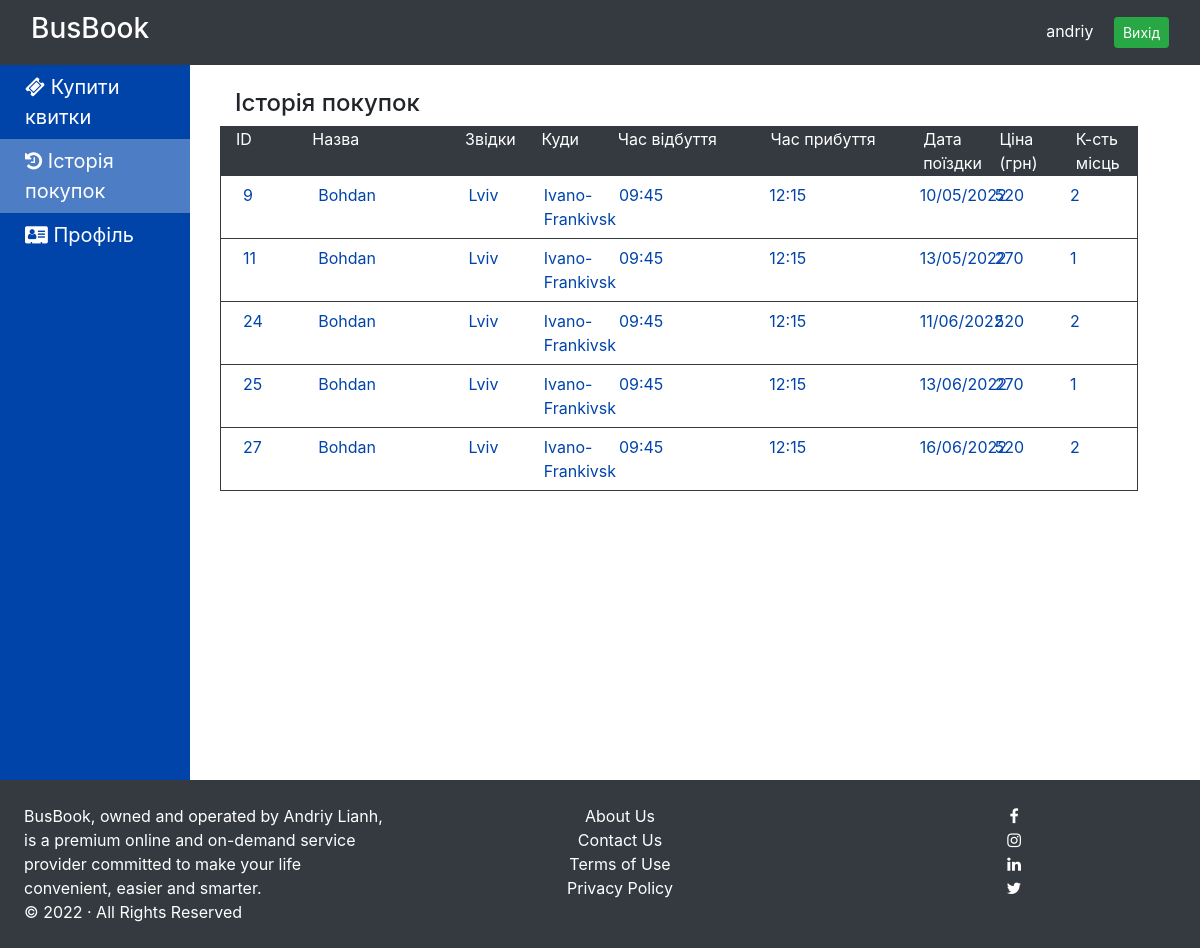
Screenshot of /history.php (signed in) with the database file from the repository.
### tables this page shows
CREATE TABLE `tickets` (
  `id` int(5) NOT NULL,
  `passenger_id` int(5) NOT NULL,
  `bus_id` int(5) NOT NULL,
  `jdate` varchar(25) NOT NULL,
  `seats` varchar(120) NOT NULL,
  `fare` int(10) NOT NULL
);

CREATE TABLE `buses` (
  `id` int(5) NOT NULL,
  `bname` varchar(25) NOT NULL,
  `bus_no` varchar(25) NOT NULL,
  `owner_id` int(5) NOT NULL,
  `from_loc` varchar(20) NOT NULL,
  `from_time` varchar(8) NOT NULL,
  `to_loc` varchar(20) NOT NULL,
  `to_time` varchar(8) NOT NULL,
  `fare` int(5) NOT NULL,
  `approved` tinyint(1) NOT NULL DEFAULT '0'
);

### history.php (the view, shortened to what this page needs)
<?php
include 'inc/basic_template.php';
t_header("Bus Ticket Booking &mdash; History");
t_login_nav();
t_sidebar();
?>
<div class="container">
    <h4>Історія покупок</h4>
<div class="table-con">
<div class="row">
    <div class="col-md-1">ID</div>
    <div class="col-md-2">Назва</div>
    <div class="col-md-1">Звідки</div>
    <div class="col-md-1">Куди</div>
    <div class="col-md-2">Час відбуття</div>
    <div class="col-md-2">Час прибуття</div>
    <div class="col-md-1">Дата поїздки</div>
    <div class="col-md-1">Ціна (грн)</div>
    <div class="col-md-1">К-сть місць</div>
</div>
<?php
$conn = initDB();
$query = "select t.id as t_id, t.jdate, t.fare, t.seats, b.id as bus_id, b.bname as bus_name,";
$query .= "b.from_loc, b.to_loc, b.from_time, b.to_time from tickets t, buses b where t.bus_id = b.id and t.passenger_id=" . $_SESSION['user']['id'];
$res = $conn->query($query);
if ($res->num_rows == 0) {
    echo '
    <div class="row">
        <div class="col-md-12">No Tickets</div>
    </div>';
}
else {
    while ($row = $res->fetch_assoc()) {
        echo '
        <div class="content row">
            <div class="col-md-1">' . $row["t_id"] . '</div>
            <div class="col-md-2">' . $row["bus_name"] . '</div>
            <div class="col-md-1">' . $row["from_loc"] . '</div>
            <div class="col-md-1">' . $row["to_loc"] . '</div>
            <div class="col-md-2">' . $row["from_time"] . '</div>
            <div class="col-md-2">' . $row["to_time"] . '</div>
            <div class="col-md-1">' . $row["jdate"] . '</div>
            <div class="col-md-1">' . $row["fare"] . '</div>
            <div class="col-md-1">'.count(unserialize($row["seats"])).'</div>
        </div>';
    }
}
?>
</div>
</div>
<?php
t_footer();
?>

### inc/basic_template.php (shortened to what this page needs)
<?php
function t_header($title) {
	echo '
<!DOCTYPE html>
<html>
<head>
  <title>'.$title.'</title>
  <link rel="stylesheet" type="text/css" href="css/bootstrap.min.css"/>
  <link rel="stylesheet" type="text/css" href="css/font-awesome.min.css"/>
  <link rel="stylesheet" type="text/css" href="css/style.css?'.date('his').'"/>
  <script type="text/javascript" src="https://ajax.googleapis.com/ajax/libs/jquery/3.4.1/jquery.min.js"></script>
  <script type="text/javascript" src="https://maxcdn.bootstrapcdn.com/bootstrap/3.4.1/js/bootstrap.min.js"></script>
</head>
<body>';
}
function t_login_nav() {
	echo '
<div class="navbar fixed-top navbar-default header">
<div class="container-fluid">
	<h3>BusBook</h3>
	<div class="navbar-right">'.$_SESSION['user']['uname'].'
		<a href="logout.php">
			<button class="btn btn-success ml-3 btn-sm">Вихід</button>
		</a>
	</div>
</div></div>';
}
function t_sidebar() {
	$file = basename($_SERVER['PHP_SELF'],'.php');
	echo '
<div class="row">
	<div class="col-md-2 sidebar">
			<ul>
				<li><a href="buy_ticket.php"'.(($file == 'buy_ticket') ? 'class="active"' : '').'><i class="fa fa-ticket"></i> Купити квитки</a></li>
				<li><a href="history.php"'.(($file == 'history') ? 'class="active"' : '').'><i class="fa fa-history"></i> Історія покупок</a></li>
				<li><a href="profile.php"'.(($file == 'profile') ? 'class="active"' : '').'><i class="fa fa-address-card"></i> Профіль</a></li>
			</ul>
	</div>
	<div class="col-md-10">
		<div class="container-fluid my-4">
	';
}
function t_footer() {
	echo '</div>
	</div>
</div>
<div class="footer">
	<div class="row p-4">
		<div class="col-md-4">BusBook, owned and operated by Andriy Lianh, is a premium online and on-demand service provider committed to make your life convenient, easier and smarter.<br/>© 2022 · All Rights Reserved</div>
		<div class="col-md-4 text-center">
		<ul class="list-null">
            <li><a href="#">About Us</a></li>
            <li><a href="#">Contact Us</a></li>
            <li><a href="#">Terms of Use</a></li>
            <li><a href="#">Privacy Policy</a></li>
        </ul>
        </div>
		<div class="col-md-4 text-center text-light">
		<ul class="list-null">
            <li><a target="_blank" href="//facebook.com/#"><i class="fa fa-facebook"></i></a></li>
            <li><a target="_blank" href="//www.instagram.com/#"><i class="fa fa-instagram"></i></a></li>
            <li><a target="_blank" href="//www.linkedin.com/#"><i class="fa fa-linkedin"></i></a></li>
            <li><a target="_blank" href="//twitter.com/#"><i class="fa fa-twitter"></i></a></li>
        </ul>
		</div>
	</div>
</div>
</body>
</html>
	';
}
?>

### css/style.css (style rules this page uses)
body { padding-top: 65px; }
.header { background: #343A40; color: #fff; height: 65px; }
.list-null { list-style: none; }
.footer { width: 100%; background: #343A40; color: #fff; }
.list-null a { color: #fff; }
.sidebar ul { list-style: none; padding: 0; }
.sidebar li a { display: block; padding: 7px; padding-left: 25px; color: #fff; text-decoration: none; font-size: 20px; }
.sidebar li a:hover, .sidebar .active { background: rgba(255,255,255,0.3); }
.sidebar { background: #0044aa; padding-right: 0; min-height: calc(100vh - 85px); }
.table-con { width: 95%; }
.table-con .row:first-of-type, .table-con .head { background: #343A40; border: 1px solid #343A40; color: #fff; }
.table-con .content { background: #fff!important; color: #0044aa!important; cursor: pointer; padding: 7px; border-width: 0 1px 1px 1px; border-color: #343A40; border-style: solid; }

### rows the page displays
tickets: id "9", bus.bname "Bohdan", bus.from_loc "Lviv", bus.to_loc "Ivano-Frankivsk", bus.from_time "09:45", bus.to_time "12:15", jdate "10/05/2022", fare "520", seats "2"
tickets: id "11", bus.bname "Bohdan", bus.from_loc "Lviv", bus.to_loc "Ivano-Frankivsk", bus.from_time "09:45", bus.to_time "12:15", jdate "13/05/2022", fare "270", seats "1"
tickets: id "24", bus.bname "Bohdan", bus.from_loc "Lviv", bus.to_loc "Ivano-Frankivsk", bus.from_time "09:45", bus.to_time "12:15", jdate "11/06/2022", fare "520", seats "2"
tickets: id "25", bus.bname "Bohdan", bus.from_loc "Lviv", bus.to_loc "Ivano-Frankivsk", bus.from_time "09:45", bus.to_time "12:15", jdate "13/06/2022", fare "270", seats "1"
tickets: id "27", bus.bname "Bohdan", bus.from_loc "Lviv", bus.to_loc "Ivano-Frankivsk", bus.from_time "09:45", bus.to_time "12:15", jdate "16/06/2022", fare "520", seats "2"

### other values shown
$_SESSION['user']['uname'] "andriy"
